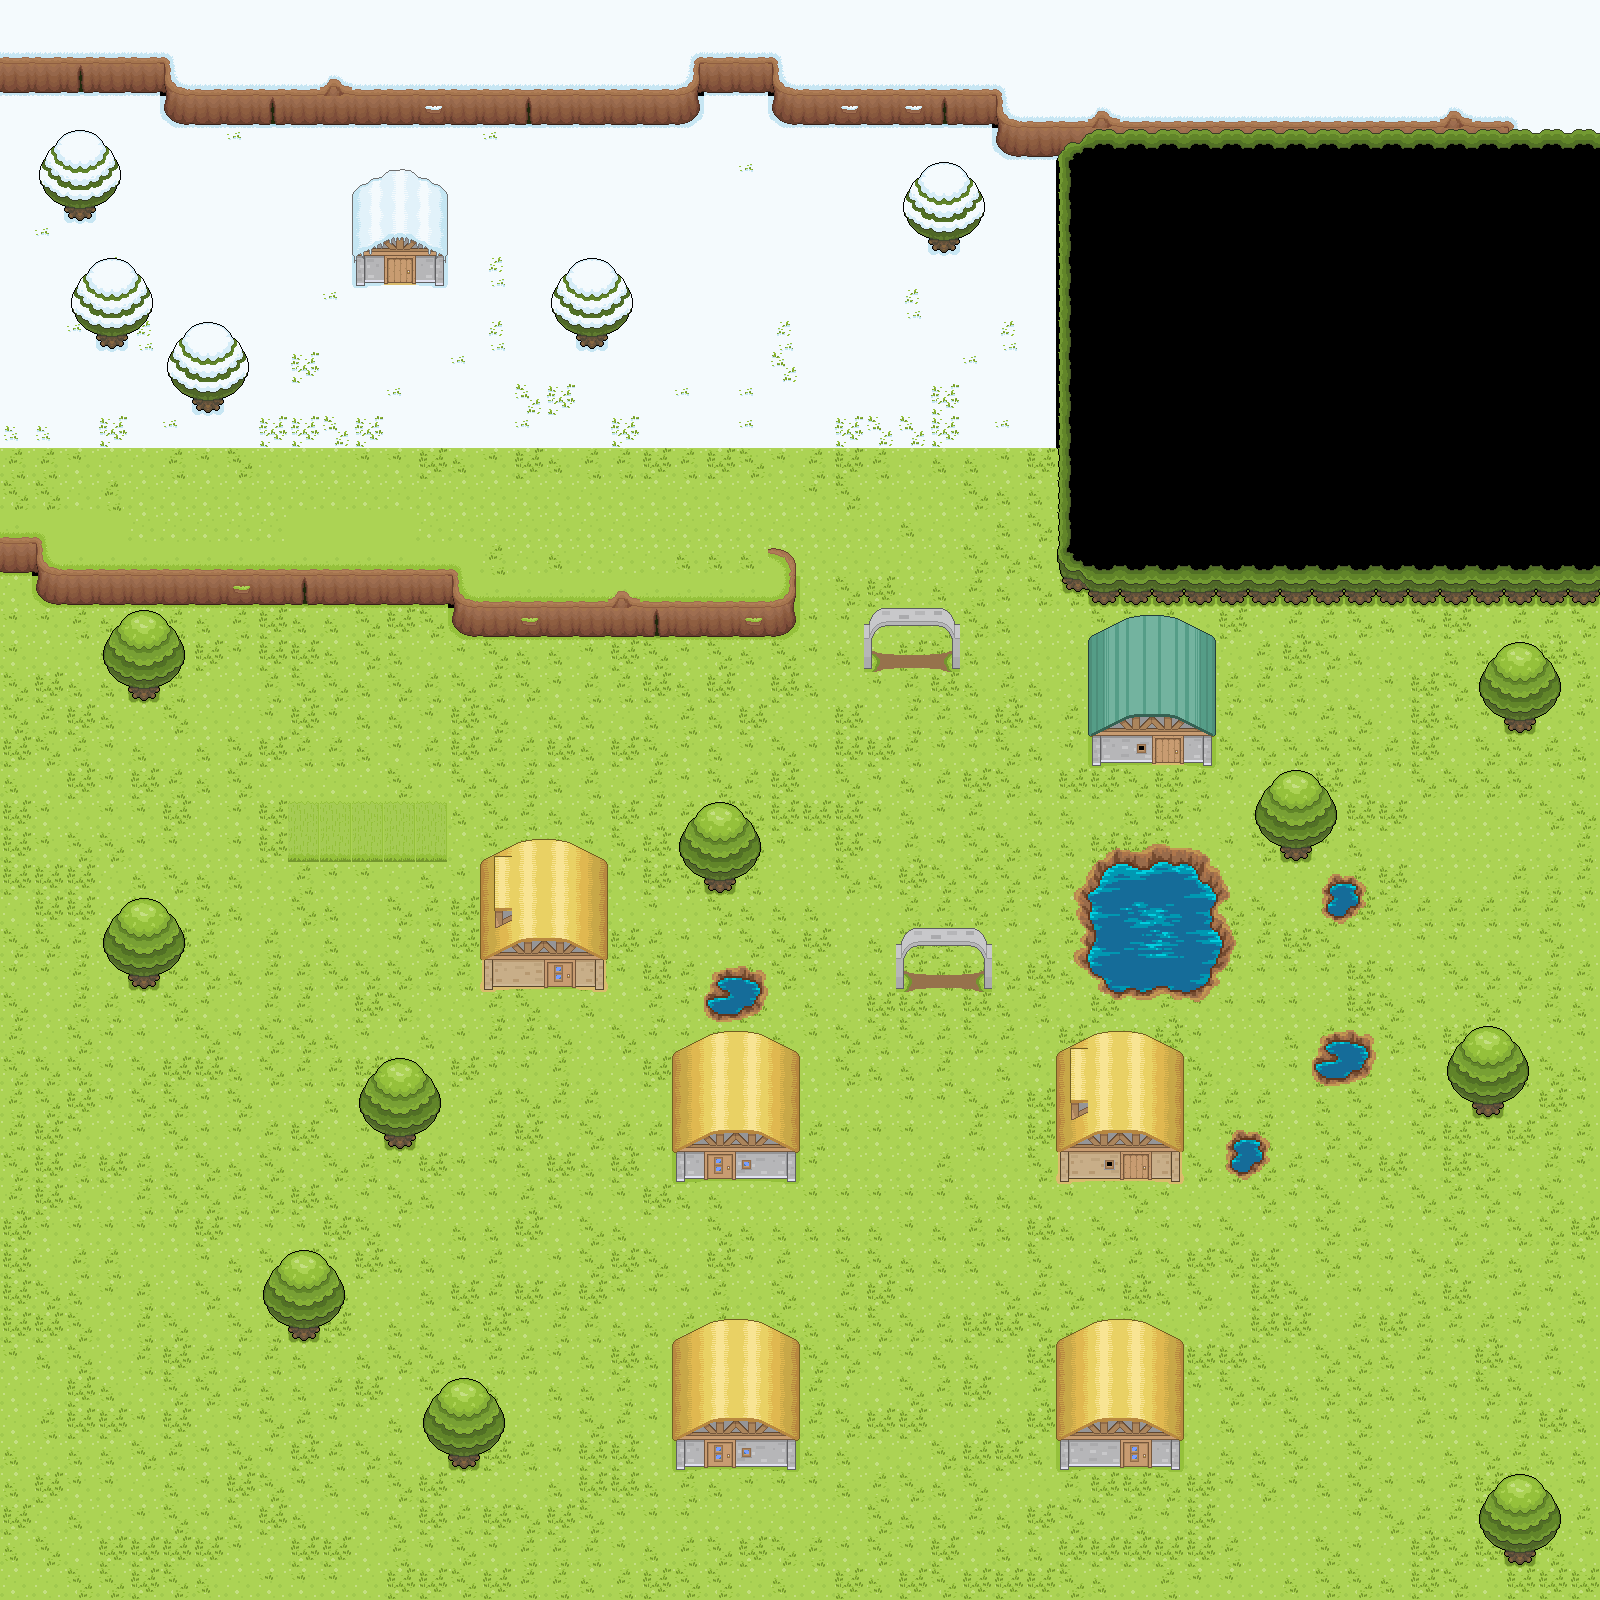

A level layout from a 2D game, rendered from its tile map. Below: a short description, then the map file with tile-grid data replaced by summaries:
An orthogonal 50x50 tile map with 32x32 px tiles, 4 tile layers (under0, under1, under2, over0), 4 tilesets and 41 objects.

<map version="1.0" orientation="orthogonal" renderorder="right-down" width="50" height="50" tilewidth="32" tileheight="32" nextobjectid="42">
 <tileset firstgid="1" name="Revolution_Grasslands" tilewidth="32" tileheight="32" tilecount="190" columns="10">
  <image source="revolution_grasslands.png" trans="a349a4" width="320" height="608" />
 </tileset>
 <tileset firstgid="191" name="revolution_snow" tilewidth="32" tileheight="32" tilecount="154" columns="11">
  <image source="revolution_snow.png" trans="a349a4" width="352" height="448" />
 </tileset>
 <tileset firstgid="345" name="revolution_town" tilewidth="32" tileheight="32" tilecount="275" columns="11">
  <image source="revolution_town.png" trans="a349a4" width="352" height="831" />
 </tileset>
 <tileset firstgid="620" source="water.tsx" />
 <layer name="under0" width="50" height="50">
  <data>[2500 cells, 2498 non-empty, 38 distinct tile ids]</data>
 </layer>
 <layer name="under1" width="50" height="50">
  <data>[2500 cells, 164 non-empty, 68 distinct tile ids]</data>
 </layer>
 <layer name="under2" width="50" height="50">
  <data>[2500 cells, 10 non-empty, 4 distinct tile ids]</data>
 </layer>
 <layer name="over0" width="50" height="50">
  <data>[2500 cells, 246 non-empty, 75 distinct tile ids]</data>
 </layer>
 <objectgroup name="walls">
  <object id="1" x="1056" y="128" width="544" height="480" />
  <object id="2" x="32" y="576" width="416" height="32" />
  <object id="3" x="448" y="608" width="352" height="32" />
  <object id="4" x="768" y="544" />
  <object id="5" x="768" y="544" width="32" height="64" />
  <object id="6" x="0" y="544" width="32" height="32" />
  <object id="7" x="0" y="64" width="992" height="32" />
  <object id="8" x="160" y="96" width="544" height="32" />
  <object id="9" x="768" y="96" width="224" height="32" />
  <object id="10" x="992" y="96" width="64" height="64" />
  <object id="11" x="672" y="1088" width="128" height="96" />
  <object id="12" x="1056" y="1088" width="128" height="96" />
  <object id="13" x="1088" y="672" width="128" height="96" />
  <object id="14" x="672" y="1376" width="128" height="96" />
  <object id="15" x="1056" y="1376" width="128" height="96" />
  <object id="16" x="480" y="896" width="128" height="96" />
  <object id="17" x="128" y="672" width="32" height="32" />
  <object id="18" x="128" y="960" width="32" height="32" />
  <object id="19" x="384" y="1120" width="32" height="32" />
  <object id="20" x="288" y="1312" width="32" height="32" />
  <object id="21" x="448" y="1440" width="32" height="32" />
  <object id="22" x="704" y="864" width="32" height="32" />
  <object id="23" x="1280" y="832" width="32" height="32" />
  <object id="24" x="1472" y="1088" width="32" height="32" />
  <object id="25" x="1504" y="1536" width="32" height="32" />
  <object id="26" x="1504" y="704" width="32" height="32" />
  <object id="27" x="896" y="960">
   <polyline points="0,0 0,32" />
  </object>
  <object id="28" x="992" y="960">
   <polyline points="0,0 0,32" />
  </object>
  <object id="29" x="864" y="640">
   <polyline points="0,0 0,32" />
  </object>
  <object id="30" x="960" y="640">
   <polyline points="0,0 0,32" />
  </object>
  <object id="31" x="64" y="192" width="32" height="32" />
  <object id="32" x="96" y="320" width="32" height="32" />
  <object id="33" x="192" y="384" width="32" height="32" />
  <object id="34" x="352" y="224" width="96" height="64" />
  <object id="35" x="576" y="320" width="32" height="32" />
  <object id="36" x="928" y="224" width="32" height="32" />
  <object id="37" x="1088" y="864" width="128" height="128" />
  <object id="38" x="704" y="960" width="64" height="64" />
  <object id="39" x="1216" y="1120" width="64" height="64" />
  <object id="40" x="1312" y="1024" width="64" height="64" />
  <object id="41" x="1312" y="864" width="64" height="64" />
 </objectgroup>
</map>
